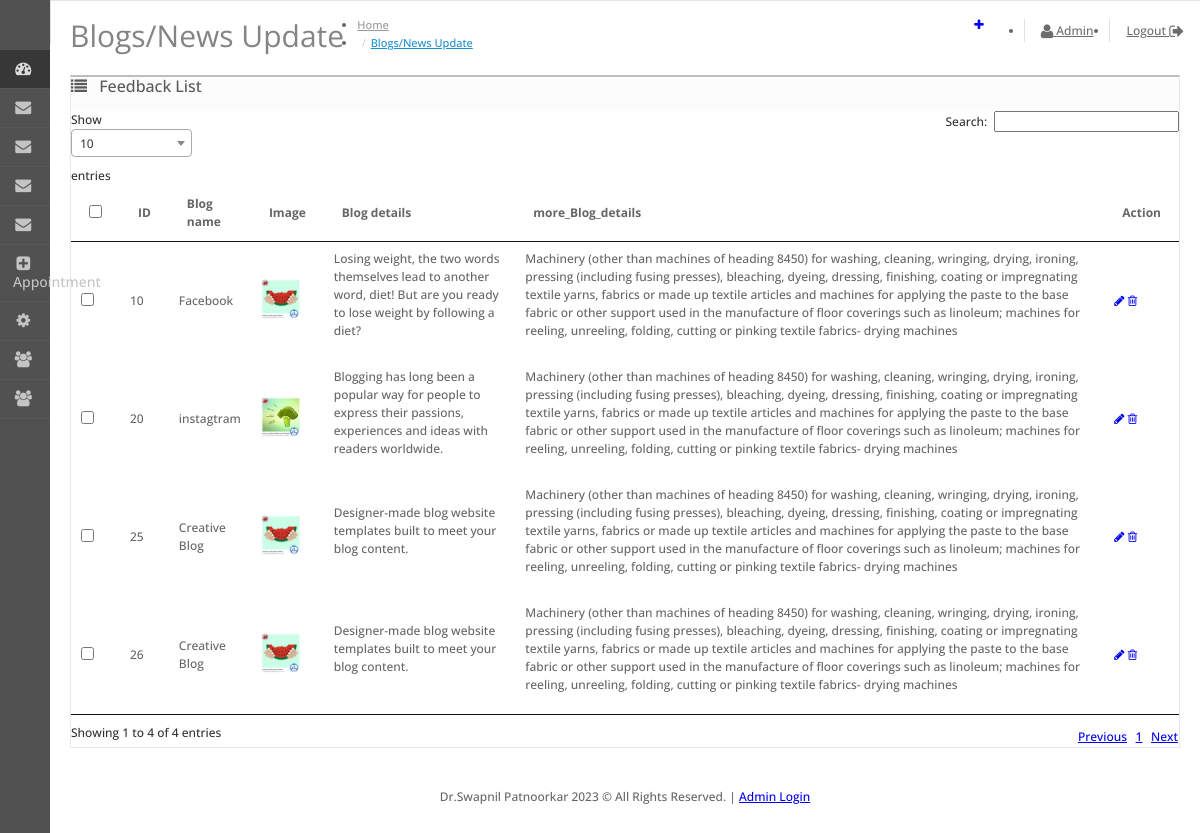
/admin/Blogs/blogs.php (signed in), run on the app's committed database.
### tables this page shows
CREATE TABLE `news_update` (
  `id` int(3) NOT NULL,
  `facility_name` varchar(1000) NOT NULL,
  `facility_details` varchar(5000) NOT NULL,
  `more_facility_details` varchar(5000) NOT NULL,
  `gallery_image` varchar(50) NOT NULL,
  `date_added` timestamp NOT NULL DEFAULT current_timestamp() ON UPDATE current_timestamp()
);

CREATE TABLE `oc_master_company` (
  `id` int(11) NOT NULL,
  `company_name` varchar(100) NOT NULL,
  `address1` varchar(300) NOT NULL,
  `address2` varchar(300) NOT NULL,
  `area` varchar(100) NOT NULL,
  `city` varchar(100) NOT NULL,
  `pincode` int(11) NOT NULL,
  `state` varchar(100) NOT NULL,
  `contact_person` varchar(100) NOT NULL,
  `email` varchar(100) NOT NULL,
  `mobile` varchar(100) NOT NULL,
  `logo` varchar(100) NOT NULL,
  `gstn` varchar(100) NOT NULL,
  `pan` varchar(100) NOT NULL,
  `sms_url` varchar(1000) NOT NULL,
  `sms_username` varchar(100) NOT NULL,
  `sms_password` varchar(100) NOT NULL,
  `sms_sender_id` varchar(100) NOT NULL,
  `email_url` varchar(1000) NOT NULL,
  `email_username` varchar(100) NOT NULL,
  `email_password` varchar(100) NOT NULL,
  `date_updated` timestamp NOT NULL DEFAULT current_timestamp()
);

### admin/config/base_path.php (called while the page is built)
<?php
$base_path = "http://localhost/Bigmark/drswapnilpatnoorkar/";
?>

### admin/Blogs/blogs.php (the view, shortened to what this page needs)
<?php
   include('../config.php');
   include('../includes/head-js-css.php');
?>
<link href="<?php echo $base_path;?>admin/view/javascript/summernote/summernote.css" rel="stylesheet">
<body>
   <div id="container">
   <?php include('../includes/header.php');
   include('../includes/left-menu.php');
   ?>
   <div id="content">
     <div class="page-header">
        <div class="container-fluid">
           <div class="pull-right">
              <a href="<?php echo $base_path;?>admin/Blogs/add_blogs.php" data-toggle="tooltip" title="Add New" class="btn btn-primary"><i class="fa fa-plus"></i></a>
           </div>
           <h1>Blogs/News Update</h1>
           <ul class="breadcrumb">
              <li><a href="<?php echo $base_path;?>admin/access.php">Home</a></li>
              <li><a href="<?php echo $base_path;?>admin/Blogs/blogs.php">Blogs/News Update</a></li>
           </ul>
        </div>
     </div>
     <div class="container-fluid">
        <div class="panel panel-default">
           <div class="panel-heading">
              <h3 class="panel-title"><i class="fa fa-list"></i>
               <?php
                  if(isset($_GET['edit']))
                  {
                     echo "Update Gallery";
                  }elseif(isset($_GET['delete'])){
                     echo "Delete Gallery";
                  }else{
                     echo "Feedback List";
                  }
               ?>
              </h3>
           </div>
           <div class="panel-body">
            <?php
            if(!isset($_GET['edit']) && !isset($_GET['delete']))
            {
            ?>
             <form method="post" enctype="multipart/form-data" target="_blank" id="form-order">
                <div class="col-lg-12 col-xs-12 table-responsive">
                   <table class="table  table-bordered table-hover" id="dataTables-example" style="width:100%;">
                     <thead>
                       <tr>
                         <td style="width: 1px;" class="text-center">
                           <input type="checkbox" onClick="$('input[name*=\'selected\']').prop('checked', this.checked);" />
                         </td>
                         <td class="text-right text-info">ID</td>
                         <td class="text-left text-info">Blog name</td>
                         <td class="text-left text-info">Image</td>
                         <td class="text-left text-info">Blog details</td>
                         <td class="text-left text-info">more_Blog_details</td>
                         <td class="text-right text-info">Action</td>
                       </tr>
                     </thead>
                     <tbody>
                        <?php
                        $sql  = 'SELECT * FROM `news_update`';
                        $data = mysqli_query($db,$sql);
                        $num = mysqli_num_rows($data);
                        if($num>0)
                        {
                           for($i=1;$i<=$num;$i++)
                           {
                            $row = mysqli_fetch_assoc($data);
                            ?>
                             <tr>
                                 <td class="text-center"><input type="checkbox" name="selected[]" value="<?php echo $row['id'];?>" />
                                 <td class="text-right"><?php echo $row['id'];?></td>
                                 <td class="text-left"><?php echo $row['facility_name'];?></td>
                                 <td class="text-left"><img src="<?php $base_path;?>gallery_images/<?php echo $row['gallery_image'];?>" target="_blank" height="40px"></td>
                                 <td class="text-left"><?php echo $row['facility_details'];?></td>
                                 <td class="text-left"><?php echo $row['more_facility_details'];?></td>
                                 <td class="text-right">
                                   <a href="<?php $base_path;?>admin/Blogs/blogs.php?edit&id=<?php echo $row['id'];?>" data-toggle="tooltip" title="Edit" class="btn btn-primary"><i class="fa fa-pencil"></i></a>
                                   <a href="<?php $base_path;?>admin/Blogs/blogs.php?delete&id=<?php echo $row['id']; ?>" onClick="javascript:return confirm('Do you really want to Delete...?')" data-toggle="tooltip" title="Delete" class="btn btn-danger"><i class="fa fa-trash-o"></i></a>
                                 </td>
                             </tr>
                             <?php
                           }
                        }
                        ?>
                     </tbody>
                   </table>
                </div>
             </form>
            <?php
            }
            ?>
           </div>
        </div>
     </div>
     <link href="view/javascript/jquery/datetimepicker/bootstrap-datetimepicker.min.css" type="text/css" rel="stylesheet" media="screen" />
      </div>
   <?php include('../includes/footer.php');?>
   </body></html>

### admin/includes/footer.php (shortened to what this page needs)
<footer id="footer">
 <?=isset($company) && $company['company_name']!=''?$company['company_name']:'<a href="http://bigmarkretail.com">bigmarkretail.com</a>'?>
 <?=date('Y')?> &copy; All Rights Reserved.
|
<a href="<?=$base_path?>admin">Admin Login</a>
</footer>
</div>
<link href="https://cdnjs.cloudflare.com/ajax/libs/select2/4.0.6-rc.0/css/select2.min.css" rel="stylesheet" />
</body>
</html>

### admin/view/stylesheet/stylesheet.css (style rules this page uses)
html, body { height: 100%; margin: 0; padding: 0; font-family: 'Open Sans', sans-serif; font-size: 12px; color: #666666; font-weight: 500; line-height: 18px; text-rendering: optimizeLegibility; }
h1, h2, h3, h4, h5, h6, p { margin-top: 0; }
.page-header { vertical-align: middle; margin: 15px 0; padding: 0; border-bottom: none; }
.page-header h1 { font-family: 'Open Sans', sans-serif; font-weight: 400; font-size: 30px; color: #848484; display: inline-block; margin-bottom: 15px; }
.breadcrumb { display: inline-block; background: none; margin: 0; padding: 0 10px; }
.breadcrumb li a { color: #999999; font-size: 11px; padding: 0px; margin: 0px; }
.breadcrumb li:last-child a { color: #1e91cf; }
.breadcrumb li + li:before { content: "/"; font-family: FontAwesome; color: #BBBBBB; padding: 0 5px; }
#container { min-height: 100%; width: 100%; position: relative; }
.container-fluid { padding-left: 20px; padding-right: 20px; }
#content { padding-bottom: 40px; transition: all 0.3s; }
#column-left + #content { margin-left: 50px; }
#column-left + #content + #footer { margin-left: 50px; }
#footer { height: 100px; text-align: center; }
input[type="radio"], input[type="checkbox"] { margin: 2px 0 0; }
input[type="radio"], .radio input[type="radio"], .radio-inline input[type="radio"], input[type="checkbox"], .checkbox input[type="checkbox"], .checkbox-inline input[type="checkbox"] { position: relative; width: 13px; width: 16px \0; height: 13px; height: 16px \0; background: white; border: 1px solid #dcdcdc; border: 1px solid transparent \0; border-radius: 1px; }
.table thead td { font-weight: bold; }
.table thead > tr > td, .table tbody > tr > td { vertical-align: middle; }
.panel { border-radius: 0px; }
.panel .panel-heading { position: relative; }
.panel-heading h3 i { margin-right: 8px; -webkit-tap-highlight-color: rgba(0,0,0,0); }
.panel-heading i { font-size: 16px; font-weight: 500; }
.panel-heading h3 { font-size: 16px; font-weight: 500; display: inline-block; }
.panel-default { border: 1px solid #e8e8e8; border-top: 2px solid #bfbfbf; }
.panel-default .panel-heading { color: #595959; border-color: #e8e8e8; background: #fcfcfc; }

### data on the page
news_update: id "10", facility_name "Facebook", gallery_image (picture), facility_details "Losing weight, the two words themselves lead to another word, diet! But are you ready to lose weight by following a diet?", more_facility_details "Machinery (other than machines of heading 8450) for washing, cleaning, wringing, drying, ironing, pressing (including fusing presses), bleaching, dyeing, dressing, finishing, coating or impregnating textile yarns, fabrics or made up textile articles and machines for applying the paste to the base fabric or other support used in the manufacture of floor coverings such as linoleum; machines for reeling, unreeling, folding, cutting or pinking textile fabrics- drying machines"
news_update: id "20", facility_name "instagtram", gallery_image (picture), facility_details "Blogging has long been a popular way for people to express their passions, experiences and ideas with readers worldwide.", more_facility_details "Machinery (other than machines of heading 8450) for washing, cleaning, wringing, drying, ironing, pressing (including fusing presses), bleaching, dyeing, dressing, finishing, coating or impregnating textile yarns, fabrics or made up textile articles and machines for applying the paste to the base fabric or other support used in the manufacture of floor coverings such as linoleum; machines for reeling, unreeling, folding, cutting or pinking textile fabrics- drying machines"
news_update: id "25", facility_name "Creative Blog", gallery_image (picture), facility_details "Designer-made blog website templates built to meet your blog content.", more_facility_details "Machinery (other than machines of heading 8450) for washing, cleaning, wringing, drying, ironing, pressing (including fusing presses), bleaching, dyeing, dressing, finishing, coating or impregnating textile yarns, fabrics or made up textile articles and machines for applying the paste to the base fabric or other support used in the manufacture of floor coverings such as linoleum; machines for reeling, unreeling, folding, cutting or pinking textile fabrics- drying machines"
news_update: id "26", facility_name "Creative Blog", gallery_image (picture), facility_details "Designer-made blog website templates built to meet your blog content.", more_facility_details "Machinery (other than machines of heading 8450) for washing, cleaning, wringing, drying, ironing, pressing (including fusing presses), bleaching, dyeing, dressing, finishing, coating or impregnating textile yarns, fabrics or made up textile articles and machines for applying the paste to the base fabric or other support used in the manufacture of floor coverings such as linoleum; machines for reeling, unreeling, folding, cutting or pinking textile fabrics- drying machines"
oc_master_company: company_name "Dr.Swapnil Patnoorkar"

### other printed values
$_SESSION['admin_name'] "Admin"
